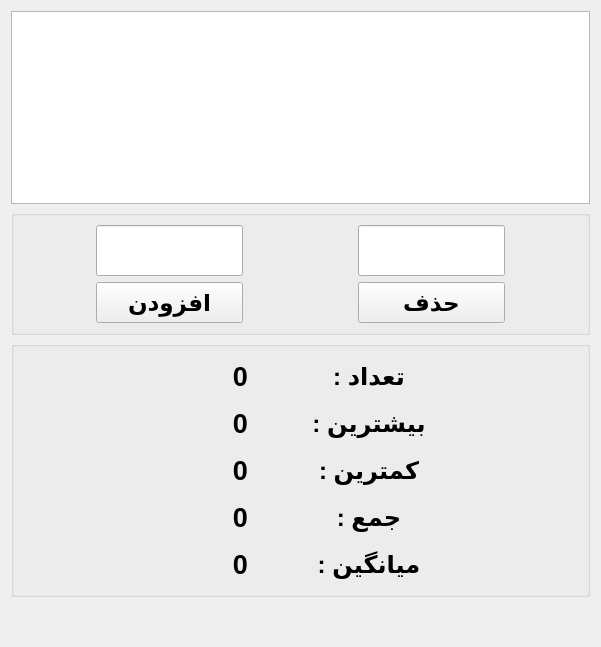
      <widget class="QWidget" name="page_Calculation">
       <layout class="QVBoxLayout" name="verticalLayout" stretch="50,25,20,10">
        <item>
         <widget class="QTextEdit" name="TE_Display">
          <property name="font">
           <font>
            <family>Segoe UI</family>
            <pointsize>20</pointsize>
            <bold>true</bold>
           </font>
          </property>
          <property name="readOnly">
           <bool>true</bool>
          </property>
         </widget>
        </item>
        <item>
         <widget class="QGroupBox" name="groupBox_2">
          <property name="font">
           <font>
            <family>Segoe UI</family>
            <pointsize>17</pointsize>
            <bold>true</bold>
           </font>
          </property>
          <property name="title">
           <string/>
          </property>
          <layout class="QGridLayout" name="gridLayout_4" columnstretch="10,20,15,20,10">
           <item row="1" column="2">
            <spacer name="horizontalSpacer_4">
             <property name="font">
              <font>
               <family>Segoe UI</family>
               <pointsize>17</pointsize>
               <bold>true</bold>
              </font>
             </property>
             <property name="orientation">
              <enum>Qt::Horizontal</enum>
             </property>
             <property name="sizeHint" stdset="0">
              <size>
               <width>41</width>
               <height>20</height>
              </size>
             </property>
            </spacer>
           </item>
           <item row="0" column="1">
            <widget class="QLineEdit" name="lineEditAdd">
             <property name="minimumSize">
              <size>
               <width>111</width>
               <height>51</height>
              </size>
             </property>
             <property name="font">
              <font>
               <family>Segoe UI</family>
               <pointsize>18</pointsize>
               <bold>true</bold>
              </font>
             </property>
            </widget>
           </item>
           <item row="1" column="4">
            <spacer name="horizontalSpacer_8">
             <property name="font">
              <font>
               <family>Segoe UI</family>
               <pointsize>17</pointsize>
               <bold>true</bold>
              </font>
             </property>
             <property name="orientation">
              <enum>Qt::Horizontal</enum>
             </property>
             <property name="sizeHint" stdset="0">
              <size>
               <width>27</width>
               <height>20</height>
              </size>
             </property>
            </spacer>
           </item>
           <item row="0" column="0">
            <spacer name="horizontalSpacer_5">
             <property name="font">
              <font>
               <family>Segoe UI</family>
               <pointsize>17</pointsize>
               <bold>true</bold>
              </font>
             </property>
             <property name="orientation">
              <enum>Qt::Horizontal</enum>
             </property>
             <property name="sizeHint" stdset="0">
              <size>
               <width>27</width>
               <height>20</height>
              </size>
             </property>
            </spacer>
           </item>
           <item row="0" column="2">
            <spacer name="horizontalSpacer_3">
             <property name="font">
              <font>
               <family>Segoe UI</family>
               <pointsize>17</pointsize>
               <bold>true</bold>
              </font>
             </property>
             <property name="orientation">
              <enum>Qt::Horizontal</enum>
             </property>
             <property name="sizeHint" stdset="0">
              <size>
               <width>41</width>
               <height>20</height>
              </size>
             </property>
            </spacer>
           </item>
           <item row="1" column="3">
            <widget class="QPushButton" name="pushDelete">
             <property name="minimumSize">
              <size>
               <width>91</width>
               <height>41</height>
              </size>
             </property>
             <property name="font">
              <font>
               <family>Segoe UI</family>
               <pointsize>17</pointsize>
               <bold>true</bold>
              </font>
             </property>
             <property name="text">
              <string>حذف</string>
             </property>
            </widget>
           </item>
           <item row="1" column="1">
            <widget class="QPushButton" name="pushAdd">
             <property name="minimumSize">
              <size>
               <width>91</width>
               <height>41</height>
              </size>
             </property>
             <property name="font">
              <font>
               <family>Segoe UI</family>
               <pointsize>17</pointsize>
               <bold>true</bold>
              </font>
             </property>
             <property name="text">
              <string>افزودن</string>
             </property>
            </widget>
           </item>
           <item row="0" column="3">
            <widget class="QLineEdit" name="lineEditDel">
             <property name="minimumSize">
              <size>
               <width>111</width>
               <height>51</height>
              </size>
             </property>
             <property name="font">
              <font>
               <family>Segoe UI</family>
               <pointsize>18</pointsize>
               <bold>true</bold>
              </font>
             </property>
            </widget>
           </item>
           <item row="1" column="0">
            <spacer name="horizontalSpacer_6">
             <property name="font">
              <font>
               <family>Segoe UI</family>
               <pointsize>17</pointsize>
               <bold>true</bold>
              </font>
             </property>
             <property name="orientation">
              <enum>Qt::Horizontal</enum>
             </property>
             <property name="sizeHint" stdset="0">
              <size>
               <width>27</width>
               <height>20</height>
              </size>
             </property>
            </spacer>
           </item>
           <item row="0" column="4">
            <spacer name="horizontalSpacer_7">
             <property name="font">
              <font>
               <family>Segoe UI</family>
               <pointsize>17</pointsize>
               <bold>true</bold>
              </font>
             </property>
             <property name="orientation">
              <enum>Qt::Horizontal</enum>
             </property>
             <property name="sizeHint" stdset="0">
              <size>
               <width>27</width>
               <height>20</height>
              </size>
             </property>
            </spacer>
           </item>
          </layout>
         </widget>
        </item>
        <item>
         <widget class="QGroupBox" name="groupBox">
          <property name="font">
           <font>
            <family>Segoe UI</family>
            <pointsize>17</pointsize>
            <bold>true</bold>
           </font>
          </property>
          <property name="title">
           <string/>
          </property>
          <layout class="QHBoxLayout" name="horizontalLayout">
           <item>
            <spacer name="horizontalSpacer">
             <property name="font">
              <font>
               <family>Segoe UI</family>
               <pointsize>17</pointsize>
               <bold>true</bold>
              </font>
             </property>
             <property name="orientation">
              <enum>Qt::Horizontal</enum>
             </property>
             <property name="sizeHint" stdset="0">
              <size>
               <width>56</width>
               <height>228</height>
              </size>
             </property>
            </spacer>
           </item>
           <item>
            <layout class="QGridLayout" name="gridLayout_2">
             <item row="0" column="0">
              <widget class="QLabel" name="Count">
               <property name="minimumSize">
                <size>
                 <width>131</width>
                 <height>41</height>
                </size>
               </property>
               <property name="font">
                <font>
                 <family>Segoe UI</family>
                 <pointsize>20</pointsize>
                 <bold>true</bold>
                </font>
               </property>
               <property name="text">
                <string>0</string>
               </property>
               <property name="alignment">
                <set>Qt::AlignCenter</set>
               </property>
              </widget>
             </item>
             <item row="0" column="1">
              <widget class="QLabel" name="lCount">
               <property name="minimumSize">
                <size>
                 <width>80</width>
                 <height>41</height>
                </size>
               </property>
               <property name="font">
                <font>
                 <family>Segoe UI</family>
                 <pointsize>18</pointsize>
                 <bold>true</bold>
                </font>
               </property>
               <property name="text">
                <string>تعداد :</string>
               </property>
               <property name="alignment">
                <set>Qt::AlignCenter</set>
               </property>
              </widget>
             </item>
             <item row="1" column="0">
              <widget class="QLabel" name="Max">
               <property name="minimumSize">
                <size>
                 <width>131</width>
                 <height>41</height>
                </size>
               </property>
               <property name="font">
                <font>
                 <family>Segoe UI</family>
                 <pointsize>20</pointsize>
                 <bold>true</bold>
                </font>
               </property>
               <property name="text">
                <string>0</string>
               </property>
               <property name="alignment">
                <set>Qt::AlignCenter</set>
               </property>
              </widget>
             </item>
             <item row="1" column="1">
              <widget class="QLabel" name="lMax">
               <property name="minimumSize">
                <size>
                 <width>80</width>
                 <height>41</height>
                </size>
               </property>
               <property name="font">
                <font>
                 <family>Segoe UI</family>
                 <pointsize>18</pointsize>
                 <bold>true</bold>
                </font>
               </property>
               <property name="text">
                <string>بیشترین :</string>
               </property>
               <property name="alignment">
                <set>Qt::AlignCenter</set>
               </property>
              </widget>
             </item>
             <item row="2" column="0">
              <widget class="QLabel" name="Min">
               <property name="minimumSize">
                <size>
                 <width>131</width>
                 <height>41</height>
                </size>
               </property>
               <property name="font">
                <font>
                 <family>Segoe UI</family>
                 <pointsize>20</pointsize>
                 <bold>true</bold>
                </font>
               </property>
               <property name="text">
                <string>0</string>
               </property>
               <property name="alignment">
                <set>Qt::AlignCenter</set>
               </property>
              </widget>
             </item>
             <item row="2" column="1">
              <widget class="QLabel" name="lMin">
               <property name="minimumSize">
                <size>
                 <width>80</width>
                 <height>41</height>
                </size>
               </property>
               <property name="font">
                <font>
                 <family>Segoe UI</family>
                 <pointsize>18</pointsize>
                 <bold>true</bold>
                </font>
               </property>
               <property name="text">
                <string>کمترین :</string>
               </property>
               <property name="alignment">
                <set>Qt::AlignCenter</set>
               </property>
              </widget>
             </item>
             <item row="3" column="0">
              <widget class="QLabel" name="Sum">
               <property name="minimumSize">
                <size>
                 <width>131</width>
                 <height>41</height>
                </size>
               </property>
               <property name="font">
                <font>
                 <family>Segoe UI</family>
                 <pointsize>20</pointsize>
                 <bold>true</bold>
                </font>
               </property>
               <property name="text">
                <string>0</string>
               </property>
               <property name="alignment">
                <set>Qt::AlignCenter</set>
               </property>
              </widget>
             </item>
             <item row="3" column="1">
              <widget class="QLabel" name="lSum">
               <property name="minimumSize">
                <size>
                 <width>80</width>
                 <height>41</height>
                </size>
               </property>
               <property name="font">
                <font>
                 <family>Segoe UI</family>
                 <pointsize>18</pointsize>
                 <bold>true</bold>
                </font>
               </property>
               <property name="text">
                <string>جمع :</string>
               </property>
               <property name="alignment">
                <set>Qt::AlignCenter</set>
               </property>
              </widget>
             </item>
             <item row="4" column="0">
              <widget class="QLabel" name="Ave">
               <property name="minimumSize">
                <size>
                 <width>131</width>
                 <height>41</height>
                </size>
               </property>
               <property name="font">
                <font>
                 <family>Segoe UI</family>
                 <pointsize>20</pointsize>
                 <bold>true</bold>
                </font>
               </property>
               <property name="text">
                <string>0</string>
               </property>
               <property name="alignment">
                <set>Qt::AlignCenter</set>
               </property>
              </widget>
             </item>
             <item row="4" column="1">
              <widget class="QLabel" name="lAve">
               <property name="minimumSize">
                <size>
                 <width>80</width>
                 <height>41</height>
                </size>
               </property>
               <property name="font">
                <font>
                 <family>Segoe UI</family>
                 <pointsize>18</pointsize>
                 <bold>true</bold>
                </font>
               </property>
               <property name="text">
                <string>میانگین :</string>
               </property>
               <property name="alignment">
                <set>Qt::AlignCenter</set>
               </property>
              </widget>
             </item>
            </layout>
           </item>
           <item>
            <spacer name="horizontalSpacer_2">
             <property name="font">
              <font>
               <family>Segoe UI</family>
               <pointsize>17</pointsize>
               <bold>true</bold>
              </font>
             </property>
             <property name="orientation">
              <enum>Qt::Horizontal</enum>
             </property>
             <property name="sizeHint" stdset="0">
              <size>
               <width>57</width>
               <height>228</height>
              </size>
             </property>
            </spacer>
           </item>
          </layout>
         </widget>
        </item>
        <item>
         <spacer name="verticalSpacer">
          <property name="font">
           <font>
            <family>Segoe UI</family>
            <pointsize>17</pointsize>
            <bold>true</bold>
           </font>
          </property>
          <property name="orientation">
           <enum>Qt::Vertical</enum>
          </property>
          <property name="sizeHint" stdset="0">
           <size>
            <width>20</width>
            <height>40</height>
           </size>
          </property>
         </spacer>
        </item>
       </layout>
      </widget>
